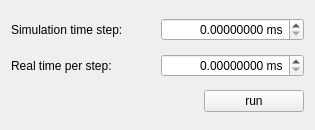
<?xml version="1.0" encoding="UTF-8"?>
<ui version="4.0">
 <class>SimulationSettingsWidget</class>
 <widget class="QWidget" name="SimulationSettingsWidget">
  <property name="geometry">
   <rect>
    <x>0</x>
    <y>0</y>
    <width>315</width>
    <height>130</height>
   </rect>
  </property>
  <property name="windowTitle">
   <string>Form</string>
  </property>
  <layout class="QVBoxLayout" name="verticalLayout">
   <item>
    <layout class="QHBoxLayout" name="horizontalLayout">
     <item>
      <widget class="QLabel" name="step_labe">
       <property name="text">
        <string>Simulation time step:</string>
       </property>
      </widget>
     </item>
     <item>
      <spacer name="horizontalSpacer">
       <property name="orientation">
        <enum>Qt::Horizontal</enum>
       </property>
       <property name="sizeHint" stdset="0">
        <size>
         <width>40</width>
         <height>20</height>
        </size>
       </property>
      </spacer>
     </item>
     <item>
      <widget class="QDoubleSpinBox" name="simulation_step">
       <property name="alignment">
        <set>Qt::AlignRight|Qt::AlignTrailing|Qt::AlignVCenter</set>
       </property>
       <property name="suffix">
        <string> ms</string>
       </property>
       <property name="decimals">
        <number>8</number>
       </property>
       <property name="maximum">
        <double>99999999.000000000000000</double>
       </property>
      </widget>
     </item>
    </layout>
   </item>
   <item>
    <layout class="QHBoxLayout" name="horizontalLayout_2">
     <item>
      <widget class="QLabel" name="label">
       <property name="text">
        <string>Real time per step:</string>
       </property>
      </widget>
     </item>
     <item>
      <spacer name="horizontalSpacer_2">
       <property name="orientation">
        <enum>Qt::Horizontal</enum>
       </property>
       <property name="sizeHint" stdset="0">
        <size>
         <width>40</width>
         <height>20</height>
        </size>
       </property>
      </spacer>
     </item>
     <item>
      <widget class="QDoubleSpinBox" name="real_step">
       <property name="alignment">
        <set>Qt::AlignRight|Qt::AlignTrailing|Qt::AlignVCenter</set>
       </property>
       <property name="suffix">
        <string> ms</string>
       </property>
       <property name="decimals">
        <number>8</number>
       </property>
       <property name="maximum">
        <double>99999999.000000000000000</double>
       </property>
      </widget>
     </item>
    </layout>
   </item>
   <item>
    <layout class="QHBoxLayout" name="horizontalLayout_3">
     <item>
      <spacer name="horizontalSpacer_3">
       <property name="orientation">
        <enum>Qt::Horizontal</enum>
       </property>
       <property name="sizeHint" stdset="0">
        <size>
         <width>118</width>
         <height>20</height>
        </size>
       </property>
      </spacer>
     </item>
     <item>
      <widget class="QPushButton" name="run_button">
       <property name="sizePolicy">
        <sizepolicy hsizetype="Fixed" vsizetype="Fixed">
         <horstretch>0</horstretch>
         <verstretch>0</verstretch>
        </sizepolicy>
       </property>
       <property name="minimumSize">
        <size>
         <width>100</width>
         <height>0</height>
        </size>
       </property>
       <property name="text">
        <string>run</string>
       </property>
      </widget>
     </item>
    </layout>
   </item>
  </layout>
 </widget>
 <resources/>
 <connections/>
</ui>
